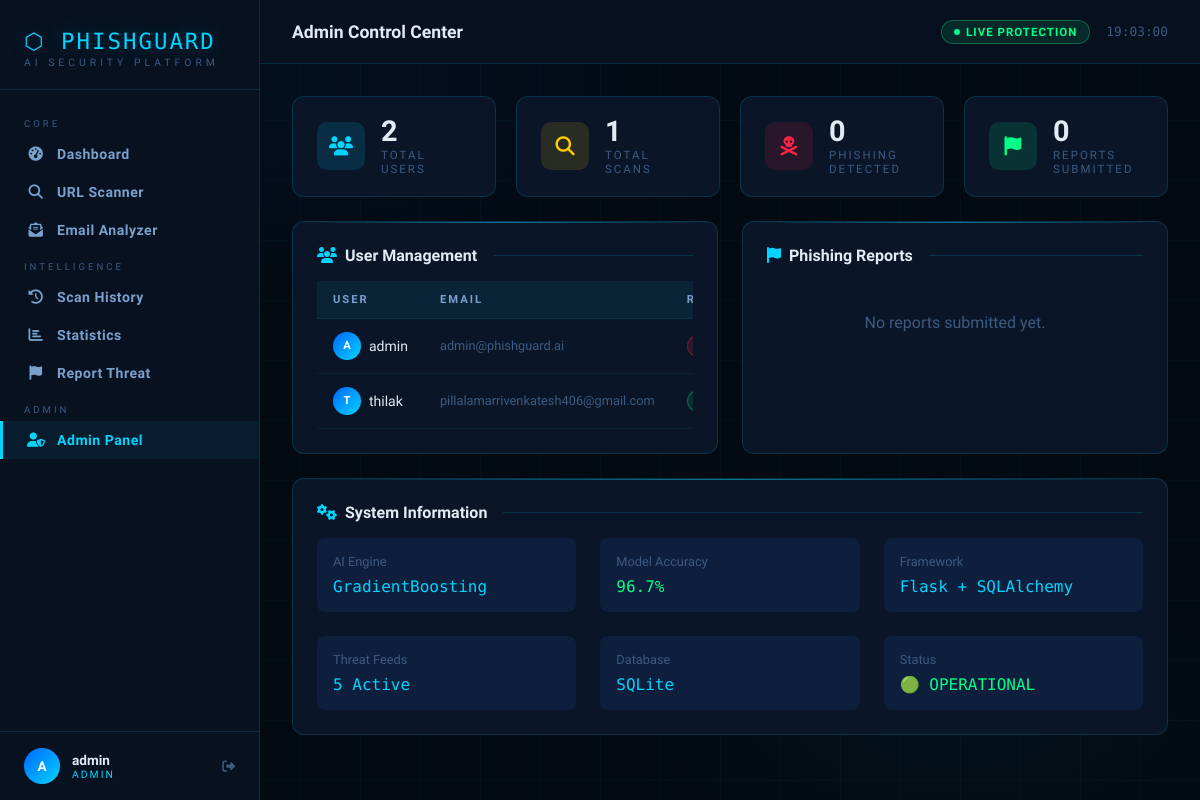
The page /admin (signed in) on the database its author committed.
### app.py (models this page shows)
class User(db.Model):
    id = db.Column(db.Integer, primary_key=True)
    username = db.Column(db.String(80), unique=True, nullable=False)
    email = db.Column(db.String(120), unique=True, nullable=False)
    password = db.Column(db.String(200), nullable=False)
    role = db.Column(db.String(20), default='user')
    created_at = db.Column(db.DateTime, default=datetime.utcnow)
    last_login = db.Column(db.DateTime)
    scans_count = db.Column(db.Integer, default=0)

### app.py (the view)
@app.route('/admin')
@admin_required
def admin():
    users = User.query.all()
    reports = PhishingReport.query.order_by(PhishingReport.timestamp.desc()).all()
    total_scans = ScanHistory.query.count()
    total_phishing = ScanHistory.query.filter_by(verdict='PHISHING').count()
    return render_template('admin.html', user=current_user(), users=users,
                           reports=reports, total_scans=total_scans, total_phishing=total_phishing)

### app.py (called while the page is built)
def admin_required(f):
    from functools import wraps
    @wraps(f)
    def decorated(*args, **kwargs):
        if 'user_id' not in session:
            return redirect(url_for('login'))
        user = User.query.get(session['user_id'])
        if not user or user.role != 'admin':
            return redirect(url_for('dashboard'))
        return f(*args, **kwargs)
    return decorated

def current_user():
    if 'user_id' in session:
        return User.query.get(session['user_id'])
    return None

### templates/admin.html (shortened to what this page needs)
{% extends "base.html" %}
{% block page_title %}Admin Control Center{% endblock %}
{% block content %}
<div class="stat-grid mb-3">
  <div class="stat-card"><div class="stat-icon cyan"><i class="fas fa-users"></i></div><div><div class="stat-value">{{ users|length }}</div><div class="stat-label">Total Users</div></div></div>
  <div class="stat-card"><div class="stat-icon yellow"><i class="fas fa-search"></i></div><div><div class="stat-value">{{ total_scans }}</div><div class="stat-label">Total Scans</div></div></div>
  <div class="stat-card"><div class="stat-icon red"><i class="fas fa-skull-crossbones"></i></div><div><div class="stat-value">{{ total_phishing }}</div><div class="stat-label">Phishing Detected</div></div></div>
  <div class="stat-card"><div class="stat-icon green"><i class="fas fa-flag"></i></div><div><div class="stat-value">{{ reports|length }}</div><div class="stat-label">Reports Submitted</div></div></div>
</div>
<div class="grid-2 mb-3">
  <div class="card">
    <div class="section-title"><i class="fas fa-users text-cyan"></i> User Management</div>
    <div class="table-wrap">
      <table>
        <thead><tr><th>User</th><th>Email</th><th>Role</th><th>Scans</th><th>Joined</th></tr></thead>
        <tbody>
          {% for u in users %}
          <tr>
            <td>
              <div style="display:flex;align-items:center;gap:8px;">
                <div style="width:28px;height:28px;border-radius:50%;background:linear-gradient(135deg,#0066ff,#00d4ff);display:flex;align-items:center;justify-content:center;font-size:0.7rem;font-weight:700;color:#fff;">{{ u.username[0].upper() }}</div>
                <span>{{ u.username }}</span>
              </div>
            </td>
            <td class="text-sm text-muted">{{ u.email }}</td>
            <td><span class="badge {% if u.role=='admin' %}badge-danger{% else %}badge-success{% endif %}">{{ u.role.upper() }}</span></td>
          </tr>
          {% endfor %}
        </tbody>
      </table>
    </div>
  </div>
  <div class="card">
    <div class="section-title"><i class="fas fa-flag text-cyan"></i> Phishing Reports</div>
    {% if reports %}
    <div class="table-wrap" style="max-height:320px;overflow-y:auto;">
      <table>
        <thead><tr><th>URL</th><th>Category</th><th>Status</th><th>Action</th></tr></thead>
        <tbody>
          {% for r in reports %}
          <tr>
            <td class="url-cell" title="{{ r.url }}">{{ r.url }}</td>
            <td class="text-sm">{{ r.category }}</td>
            <td><span class="badge {% if r.status=='confirmed' %}badge-danger{% elif r.status=='dismissed' %}badge-success{% else %}badge-warning{% endif %}">{{ r.status.upper() }}</span></td>
            <td>
              <div class="flex gap-2">
                <button class="btn btn-sm btn-danger" onclick="updateStatus({{ r.id }},'confirmed')"><i class="fas fa-check"></i></button>
                <button class="btn btn-sm btn-success" onclick="updateStatus({{ r.id }},'dismissed')"><i class="fas fa-times"></i></button>
              </div>
            </td>
          </tr>
          {% endfor %}
        </tbody>
      </table>
    </div>
    {% else %}
    <div style="text-align:center;padding:32px;color:var(--text-muted);">No reports submitted yet.</div>
    {% endif %}
  </div>
</div>
<div class="card">
  <div class="section-title"><i class="fas fa-cogs text-cyan"></i> System Information</div>
  <div class="grid-3">
    <div style="background:var(--bg-card2);border-radius:8px;padding:16px;">
      <div class="text-sm text-muted mb-1">AI Engine</div>
      <div class="text-cyan font-mono">GradientBoosting</div>
    </div>
    <div style="background:var(--bg-card2);border-radius:8px;padding:16px;">
      <div class="text-sm text-muted mb-1">Model Accuracy</div>
      <div class="text-green font-mono">96.7%</div>
    </div>
    <div style="background:var(--bg-card2);border-radius:8px;padding:16px;">
      <div class="text-sm text-muted mb-1">Framework</div>
      <div class="text-cyan font-mono">Flask + SQLAlchemy</div>
    </div>
    <div style="background:var(--bg-card2);border-radius:8px;padding:16px;">
      <div class="text-sm text-muted mb-1">Threat Feeds</div>
      <div class="text-cyan font-mono">5 Active</div>
    </div>
    <div style="background:var(--bg-card2);border-radius:8px;padding:16px;">
      <div class="text-sm text-muted mb-1">Database</div>
      <div class="text-cyan font-mono">SQLite</div>
    </div>
    <div style="background:var(--bg-card2);border-radius:8px;padding:16px;">
      <div class="text-sm text-muted mb-1">Status</div>
      <div class="text-green font-mono">🟢 OPERATIONAL</div>
    </div>
  </div>
</div>
{% endblock %}

### templates/base.html (style rules this page uses)
:root { --bg-primary: #040a12; --bg-secondary: #071120; --bg-card: #0a1628; --bg-card2: #0d1f3c; --accent-cyan: #00d4ff; --accent-blue: #0066ff; --accent-green: #00ff88; --accent-red: #ff2244; --accent-yellow: #ffcc00; --text-primary: #e2eaf5; --text-secondary: #7aa0cc; --text-muted: #3d5a80; --border: rgba(0,212,255,0.15); --border-bright: rgba(0,212,255,0.4); --glow-cyan: 0 0 20px rgba(0,212,255,0.3); --glow-red: 0 0 20px rgba(255,34,68,0.4); --glow-green: 0 0 20px rgba(0,255,136,0.3); }
* { margin:0;padding:0;box-sizing:border-box; }
html { scroll-behavior:smooth; }
body { font-family:'Exo 2',sans-serif; background:var(--bg-primary); color:var(--text-primary); min-height:100vh; overflow-x:hidden; position:relative; }
body::before { content:''; position:fixed; inset:0; background: radial-gradient(ellipse 80% 50% at 20% 10%, rgba(0,102,255,0.06) 0%, transparent 60%), radial-gradient(ellipse 60% 40% at 80% 90%, rgba(0,212,255,0.04) 0%, transparent 50%); pointer-events:none; z-index:0; }
body::after { content:''; position:fixed; inset:0; background-image: linear-gradient(rgba(0,212,255,0.03) 1px, transparent 1px), linear-gradient(90deg, rgba(0,212,255,0.03) 1px, transparent 1px); background-size:60px 60px; pointer-events:none; z-index:0; }
.card { background:var(--bg-card); border:1px solid var(--border); border-radius:12px; padding:24px; position:relative; overflow:hidden; transition:border-color 0.3s; }
.card::before { content:''; position:absolute;top:0;left:0;right:0;height:1px; background:linear-gradient(90deg,transparent,var(--accent-cyan),transparent); opacity:0.5; }
.stat-grid { display:grid;grid-template-columns:repeat(auto-fit,minmax(200px,1fr));gap:20px;margin-bottom:28px; }
.stat-card { background:var(--bg-card); border:1px solid var(--border); border-radius:12px; padding:20px 24px; display:flex; align-items:center; gap:16px; transition:all 0.3s; cursor:default; }
.stat-icon { width:48px;height:48px;border-radius:10px; display:flex;align-items:center;justify-content:center; font-size:1.2rem;flex-shrink:0; }
.stat-icon.cyan { background:rgba(0,212,255,0.12);color:var(--accent-cyan); }
.stat-icon.green { background:rgba(0,255,136,0.12);color:var(--accent-green); }
.stat-icon.red { background:rgba(255,34,68,0.12);color:var(--accent-red); }
.stat-icon.yellow { background:rgba(255,204,0,0.12);color:var(--accent-yellow); }
.stat-value { font-size:1.8rem;font-weight:900;color:var(--text-primary);line-height:1; }
.stat-label { font-size:0.72rem;color:var(--text-muted);text-transform:uppercase;letter-spacing:2px;margin-top:2px; }
.badge { display:inline-flex;align-items:center;gap:4px; padding:3px 10px;border-radius:20px; font-size:0.72rem;font-weight:700;letter-spacing:1px; }
.badge-danger { background:rgba(255,34,68,0.15);color:var(--accent-red);border:1px solid rgba(255,34,68,0.3); }
.badge-success { background:rgba(0,255,136,0.1);color:var(--accent-green);border:1px solid rgba(0,255,136,0.3); }
.table-wrap { overflow-x:auto; }
table { width:100%;border-collapse:collapse;font-size:0.875rem; }
th { background:rgba(0,212,255,0.07); color:var(--text-secondary); font-size:0.7rem;letter-spacing:2px;text-transform:uppercase; padding:12px 16px;text-align:left;border-bottom:1px solid var(--border); font-weight:600; }
td { padding:12px 16px;border-bottom:1px solid rgba(0,212,255,0.06);color:var(--text-primary);vertical-align:middle; }
.grid-2 { display:grid;grid-template-columns:1fr 1fr;gap:24px; }
.grid-3 { display:grid;grid-template-columns:1fr 1fr 1fr;gap:24px; }
.mb-1 { margin-bottom:8px; }
.mb-3 { margin-bottom:24px; }
.text-cyan { color:var(--accent-cyan); }
.text-green { color:var(--accent-green); }
.text-muted { color:var(--text-muted); }
.text-sm { font-size:0.8rem; }
.font-mono { font-family:'Share Tech Mono',monospace; }
.section-title { font-size:1rem;font-weight:700;color:var(--text-primary);margin-bottom:16px;display:flex;align-items:center;gap:8px; }
.section-title::after { content:'';flex:1;height:1px;background:var(--border);margin-left:8px; }

### rows shown on the page
User: username "A", username "admin", email "admin@phishguard.ai"
User: username "T", username "thilak", email "pillalamarrivenkatesh406@gmail.com"

### other values the page prints
{{ session.get('username','U')[0].upper() }} "A"
{{ session.get('username') }} "admin"
{{ session.get('role','user') }} "ADMIN"
{{ users|length }} "2"
{{ total_scans }} "1"
{{ total_phishing }} "0"
{{ reports|length }} "0"
